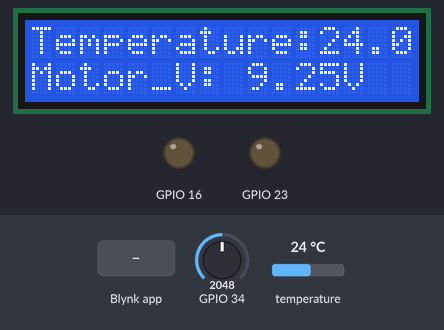
This sketch was run on a simulated ESP32. Parts: 16×2 character LCD, output pins drawn as LEDs (lit = HIGH). The test bench sets the inputs (shaded band); at power-on: temperature 24 °C, GPIO 34 = 2048. WiFi joins after 1.5 s; servers stay silent unless stated; what the sketch prints to the serial monitor is not drawn.

Above: at 6.1 s.
6.2 s: temperature set to 40.4 °C
At 12.1 s:
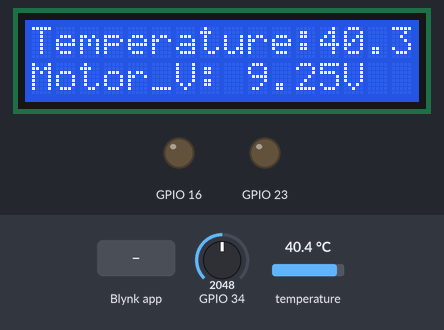
16.1 s: temperature set to 41.7 °C
At 22.9 s:
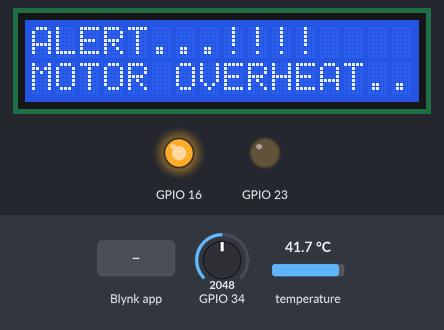
26.0 s: Blynk app writes 1 to V5
At 32.9 s:
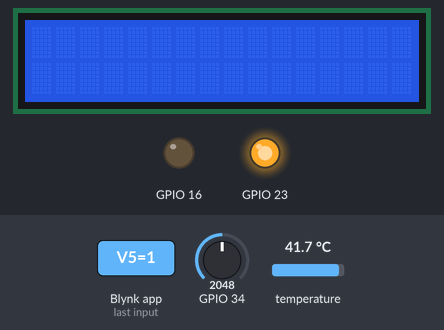
37.1 s: GPIO 34 set to 2866
At 44.0 s:
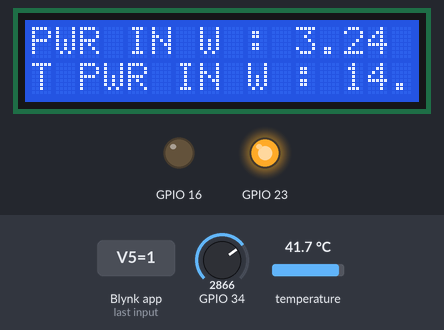
47.8 s: GPIO 34 set to 3603
At 50.5 s:
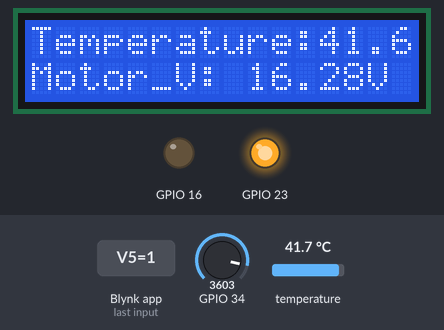
52.6 s: Blynk app writes 0 to V5
At 56.9 s:
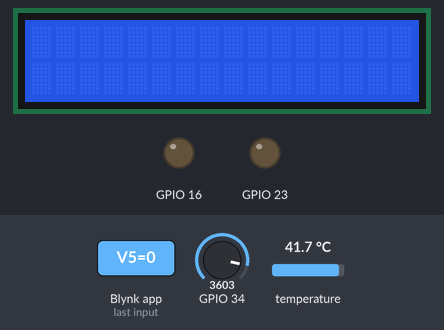
Timing chart, 0 to 58.4 s (numbered marks = the images above; inputs shaded):
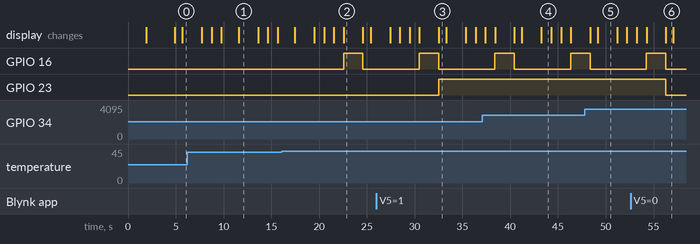

Measured:
- the behaviour switches between 41 and 41.1 °C on temperature (found by bisection; images 1 and 2)
- after the input at 16.1 s, GPIO 16: LOW → HIGH after 6.5 s, → LOW 2.0 s later
- after the input at 26.0 s, GPIO 23: LOW → HIGH after 6.5 s
- after the input at 52.6 s, GPIO 23: HIGH → LOW after 3.7 s
- what the display in image 1 shows lasts 2.0 s, from 11.6 s to 13.6 s
- what the display in image 3 shows lasts 0.8 s, from 32.5 s to 33.3 s
- what the display in image 4 shows lasts 1.0 s, from 43.3 s to 44.3 s

The sketch:

industrial_automation.ino
```cpp
#define BLYNK_TEMPLATE_ID "xxxxxxxxxxxxxxx"
#define BLYNK_DEVICE_NAME "xxxxxxxxxxxx"
#define BLYNK_AUTH_TOKEN "xxxxxxxxxxxxxxxxxxxxxxx"
#define BLYNK_PRINT Serial
#include <WiFi.h>
#include <WiFiClient.h>
#include <BlynkSimpleEsp32.h>
char auth[] = BLYNK_AUTH_TOKEN;
char ssid[] = "nagarajan";
char pass[] = "1029384756";
BlynkTimer timer;
#include <Wire.h>
#include <LiquidCrystal_I2C.h>
#include <OneWire.h>
#include <DallasTemperature.h>
LiquidCrystal_I2C lcd(0x27, 16, 2);
#define ONE_WIRE_BUS 15
OneWire oneWire(ONE_WIRE_BUS);
DallasTemperature sensors(&oneWire);
float IDtime,RNtime;
const int voltage_sensor=34;
double Voltage = 0;
float R1=30000.0;
float R2=7500.0;
float watt = 0;
float bill_amount, t , C_bill = 0,PF=0;
unsigned int energyTariff = 8.0;
BLYNK_WRITE(V5)
{
  int s0 = param.asInt(); // parameter as int
  if(s0 == HIGH)
  {
    digitalWrite(23,HIGH);
    Serial.println("ON");
    delay(10);
    }
    if(s0 == LOW)
  {
    digitalWrite(23,LOW);
    Serial.println("OFF");
    delay(10);
    }
}
void setup()
{
 Serial.begin(9600);
 Blynk.begin(auth, ssid, pass);
 pinMode(16,OUTPUT);
 pinMode(23,OUTPUT);
 lcd.init();
 lcd.backlight();
 lcd.setCursor(0,0);
 lcd.print(" SMART DC MOTOR   ");
 lcd.setCursor(0,1);
 lcd.print("       IOT      ");
 delay(3000);
 lcd.clear();

}

void loop()
{
     Blynk.run();
     sensors.requestTemperatures();
     float temp1 = sensors.getTempCByIndex(0);
        lcd.clear();
        lcd.setCursor(0,0);
        lcd.print("Temperature:");
        lcd.print(temp1);
        lcd.setCursor(0,1);
        lcd.print("Motor_V:");
        lcd.setCursor(9,1);
        lcd.print(VoltageSensor(voltage_sensor));
        lcd.print("V");
        delay(2000);
        lcd.clear();
        float I = 0.25;
        float P = VoltageSensor(voltage_sensor) * I;
  lcd.clear();
  lcd.setCursor(0,0);
  lcd.print("PWR IN W :");
  lcd.setCursor(11,0);
  lcd.print(P);
  watt = P+watt;
  Serial.println(watt);
  lcd.setCursor(0,1);
  lcd.print("T PWR IN W :");
  lcd.setCursor(13,1);
  lcd.print(watt);
  delay(1000);
  lcd.clear();
  lcd.setCursor(0,0);
  lcd.print("IDL TIME:");
  lcd.setCursor(10,0);
  lcd.print(IDtime);
  lcd.setCursor(0,1);
  lcd.print("RUN TIME:");
  lcd.setCursor(10,1);
  lcd.print(RNtime);
  delay(1000);
    t = watt * 24 * 30 ;
    C_bill = t /1000;
    bill_amount = C_bill * 8.0;
    Serial.println(bill_amount);
    lcd.clear();
    lcd.setCursor(0,0);
    lcd.print("TTAL BILL:");
    lcd.setCursor(10,0);
    lcd.print(bill_amount);
     delay(1000);
    if(VoltageSensor(voltage_sensor) <1){
    IDtime+=0.25;
    }
    if(VoltageSensor(voltage_sensor) >4){
    RNtime+=0.25;
    }
        if(temp1>41){
        lcd.clear();
        digitalWrite(16,HIGH);
        lcd.setCursor(0,0);
        lcd.print("ALERT...!!!!");
        lcd.setCursor(0,1);
        lcd.print("MOTOR OVERHEAT..!!!");
        delay(2000);
        digitalWrite(16,LOW);
        lcd.clear();
        }
        if(temp1<41){
        digitalWrite(16,LOW);
        }
    Blynk.virtualWrite(V0, temp1);
    Blynk.virtualWrite(V1, IDtime);
    Blynk.virtualWrite(V2, RNtime);
    Blynk.virtualWrite(V3, watt);
    Blynk.virtualWrite(V4, bill_amount);
}

float VoltageSensor(const int Channel){
  int value=analogRead(Channel);
  float a=value*3.7;
  float Vout=a/4095.0;
  float Vin=Vout/(R2/(R1+R2));
  return Vin;
}
```
